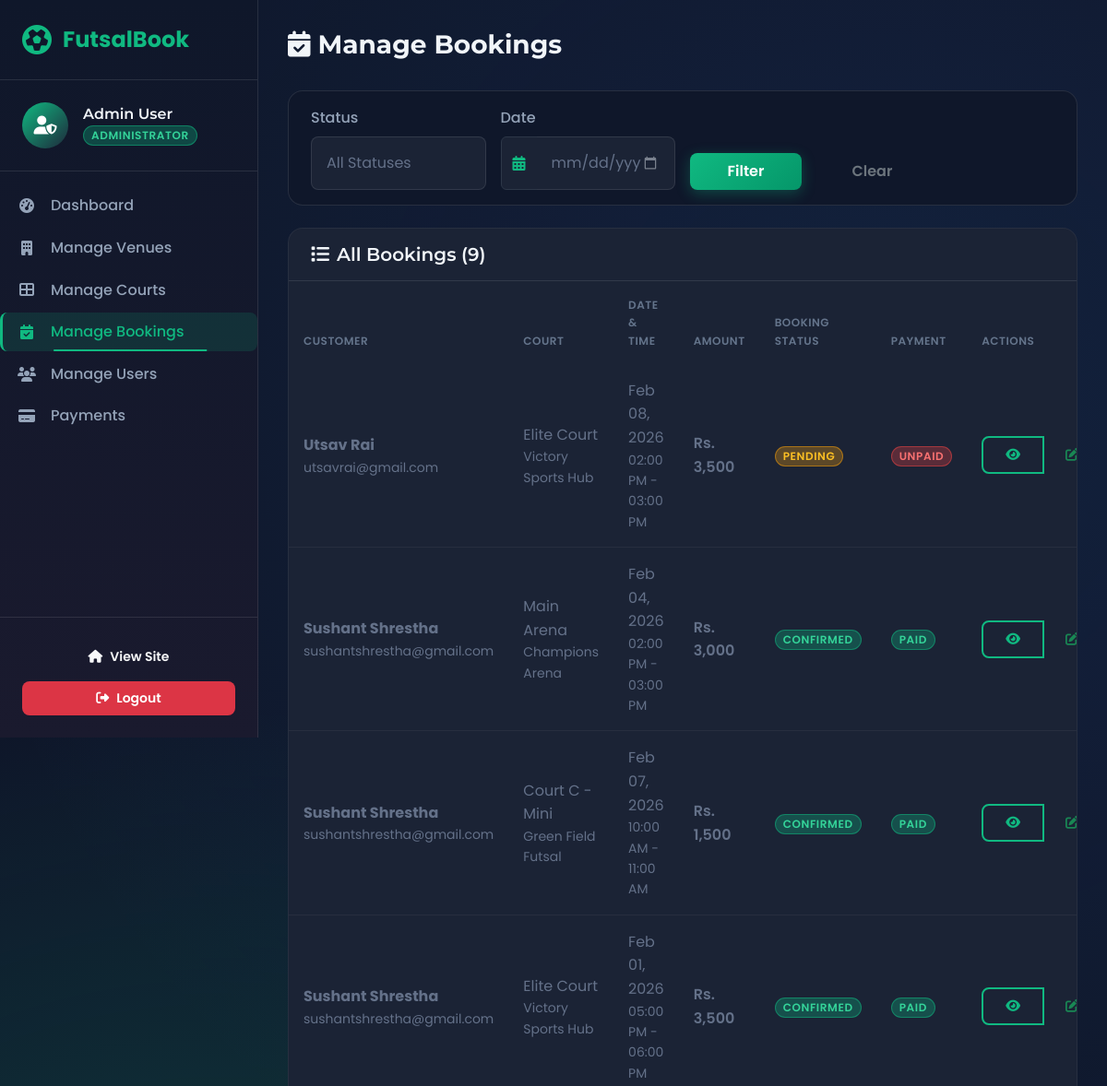
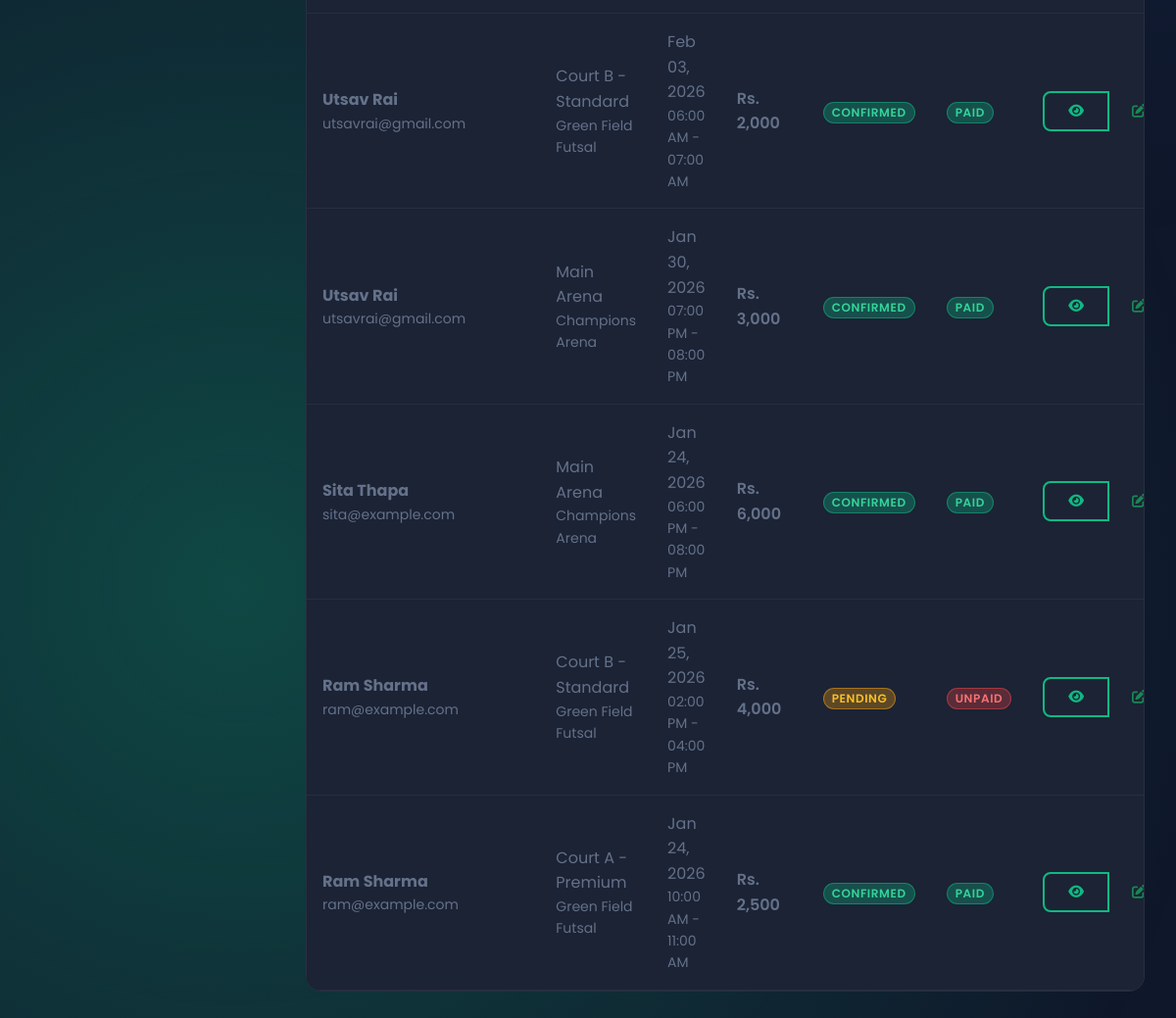
The page /admin/manage-bookings.php (signed in) on the database its author committed (2 pictures, top to bottom).
### tables this page shows
CREATE TABLE `bookings` (
  `booking_id` int(11) NOT NULL,
  `user_id` int(11) NOT NULL,
  `court_id` int(11) NOT NULL,
  `booking_date` date NOT NULL,
  `start_time` time NOT NULL,
  `end_time` time NOT NULL,
  `total_price` decimal(10,2) NOT NULL,
  `booking_status` enum('pending','confirmed','cancelled','completed') DEFAULT 'pending',
  `created_at` timestamp NOT NULL DEFAULT current_timestamp(),
  `updated_at` timestamp NOT NULL DEFAULT current_timestamp() ON UPDATE current_timestamp()
);

CREATE TABLE `users` (
  `user_id` int(11) NOT NULL,
  `first_name` varchar(50) NOT NULL,
  `last_name` varchar(50) NOT NULL,
  `email` varchar(100) NOT NULL,
  `password_hash` varchar(255) NOT NULL,
  `contact_number` varchar(20) DEFAULT NULL,
  `role` enum('admin','player') DEFAULT 'player',
  `created_at` timestamp NOT NULL DEFAULT current_timestamp(),
  `updated_at` timestamp NOT NULL DEFAULT current_timestamp() ON UPDATE current_timestamp()
);

CREATE TABLE `courts` (
  `court_id` int(11) NOT NULL,
  `futsal_id` int(11) NOT NULL,
  `court_name` varchar(100) NOT NULL,
  `surface_type` varchar(50) NOT NULL,
  `price_per_hour` decimal(10,2) NOT NULL,
  `status` enum('active','maintenance') DEFAULT 'active',
  `created_at` timestamp NOT NULL DEFAULT current_timestamp(),
  `updated_at` timestamp NOT NULL DEFAULT current_timestamp() ON UPDATE current_timestamp()
);

CREATE TABLE `futsals` (
  `futsal_id` int(11) NOT NULL,
  `futsal_name` varchar(100) NOT NULL,
  `address` varchar(255) NOT NULL,
  `city` varchar(100) NOT NULL,
  `contact_number` varchar(20) NOT NULL,
  `open_time` time NOT NULL,
  `close_time` time NOT NULL,
  `status` enum('active','maintenance') DEFAULT 'active',
  `created_at` timestamp NOT NULL DEFAULT current_timestamp(),
  `updated_at` timestamp NOT NULL DEFAULT current_timestamp() ON UPDATE current_timestamp()
);

CREATE TABLE `payments` (
  `payment_id` int(11) NOT NULL,
  `booking_id` int(11) NOT NULL,
  `amount` decimal(10,2) NOT NULL,
  `method` enum('cash','esewa','khalti','bank') NOT NULL,
  `payment_status` enum('unpaid','paid','refunded') DEFAULT 'unpaid',
  `paid_at` datetime DEFAULT NULL,
  `transaction_ref` varchar(100) DEFAULT NULL,
  `created_at` timestamp NOT NULL DEFAULT current_timestamp(),
  `updated_at` timestamp NOT NULL DEFAULT current_timestamp() ON UPDATE current_timestamp()
);

### includes/functions.php (called while the page is built, shortened)
<?php
function formatDate($date) {
    return date('M d, Y', strtotime($date));
}
function formatTime($time) {
    return date('h:i A', strtotime($time));
}
?>

### admin/manage-bookings.php (the view, shortened to what this page needs)
<?php
require_once '../config/database.php';
require_once '../includes/functions.php';
$dateFilter = $_GET['date'] ?? '';
$sql = "
    SELECT b.*, u.first_name, u.last_name, u.email, u.contact_number as user_phone,
           c.court_name, c.price_per_hour, f.futsal_name, f.city,
           p.payment_id, p.amount, p.method, p.payment_status, p.transaction_ref, p.paid_at
    FROM bookings b
    JOIN users u ON b.user_id = u.user_id
    JOIN courts c ON b.court_id = c.court_id
    JOIN futsals f ON c.futsal_id = f.futsal_id
    LEFT JOIN payments p ON b.booking_id = p.booking_id
    WHERE 1=1
";
$params = [];
$sql .= " ORDER BY b.created_at DESC";
$stmt = $pdo->prepare($sql);
$stmt->execute($params);
$bookings = $stmt->fetchAll();
?>
<!DOCTYPE html>
<html lang="en">
<head>
    <?php include '../includes/header.php'; ?>
    <link rel="stylesheet" href="../assets/css/manage-bookings.css">
</head>
<body>
    <?php include 'sidebar.php'; ?>
    <main class="admin-main">
        <div class="admin-header">
            <h1><i class="fas fa-calendar-check me-2"></i>Manage Bookings</h1>
        </div>
        <div class="admin-card mb-4">
            <div class="card-body py-3">
                <form method="GET" class="row g-3 align-items-end">
                    <div class="col-md-3">
                        <label class="form-label">Status</label>
                        <select class="form-select" name="status">
                            <option value="">All Statuses</option>
                        </select>
                    </div>
                    <div class="col-md-3">
                        <label class="form-label">Date</label>
                        <div class="input-group">
                            <span class="input-group-text bg-dark border-secondary">
                                <i class="fas fa-calendar-alt text-primary"></i>
                            </span>
                            <input type="date" class="form-control" name="date" value="<?php echo $dateFilter; ?>">
                        </div>
                    </div>
                    <div class="col-md-2">
                        <button type="submit" class="btn btn-primary w-100">Filter</button>
                    </div>
                    <div class="col-md-2">
                        <a href="manage-bookings.php" class="btn btn-outline-secondary w-100">Clear</a>
                    </div>
                </form>
            </div>
        </div>
        <div class="admin-card">
            <div class="card-header">
                <h5><i class="fas fa-list me-2"></i>All Bookings (<?php echo count($bookings); ?>)</h5>
            </div>
            <div class="table-responsive">
                <table class="table admin-table">
                    <thead>
                        <tr>
                            <th>Customer</th>
                            <th>Court</th>
                            <th>Date & Time</th>
                            <th>Amount</th>
                            <th>Booking Status</th>
                            <th>Payment</th>
                            <th>Actions</th>
                        </tr>
                    </thead>
                    <tbody>
                        <?php if (empty($bookings)): ?>
                        <tr>
                            <td colspan="7" class="text-center py-4 text-muted">No bookings found</td>
                        </tr>
                        <?php else: ?>
                        <?php foreach ($bookings as $booking): ?>
                        <tr>
                            <td>
                                <strong style="color: #647189;"><?php echo htmlspecialchars($booking['first_name'] . ' ' . $booking['last_name']); ?></strong>
                                <small style="color: #647189;" class="d-block"><?php echo htmlspecialchars($booking['email']); ?></small>
                            </td>
                            <td style="color: #647189;">
                                <?php echo htmlspecialchars($booking['court_name']); ?>
                                <small style="color: #647189;" class="d-block"><?php echo htmlspecialchars($booking['futsal_name']); ?></small>
                            </td>
                            <td style="color: #647189;">
                                <?php echo formatDate($booking['booking_date']); ?>
                                <small style="color: #647189;" class="d-block">
                                    <?php echo formatTime($booking['start_time']) . ' - ' . formatTime($booking['end_time']); ?>
                                </small>
                            </td>
                            <td style="color: #647189;" class="fw-semibold">Rs. <?php echo number_format($booking['total_price']); ?></td>
                            <td>
                                <?php
                                $statusClass = [
                                    'pending' => 'warning',
                                    'confirmed' => 'success',
                                    'cancelled' => 'danger',
                                    'completed' => 'info'
                                ];
                                ?>
                                <span class="badge bg-<?php echo $statusClass[$booking['booking_status']]; ?>">
                                    <?php echo ucfirst($booking['booking_status']); ?>
                                </span>
                            </td>
                            <td>
                                <?php
                                $paymentClass = [
                                    'unpaid' => 'danger',
                                    'paid' => 'success',
                                    'refunded' => 'secondary'
                                ];
                                ?>
                                <span class="badge bg-<?php echo $paymentClass[$booking['payment_status'] ?? 'unpaid']; ?>">
                                    <?php echo ucfirst($booking['payment_status'] ?? 'unpaid'); ?>
                                </span>
                            </td>
                            <td>
                                <div class="btn-group">
                                    <button type="button" class="btn btn-sm btn-outline-primary"
                                            onclick="viewBooking(<?php echo htmlspecialchars(json_encode($booking)); ?>)">
                                        <i class="fas fa-eye"></i>
                                    </button>
                                    <button type="button" class="btn btn-sm btn-outline-success"
                                            onclick="updateStatus(<?php echo $booking['booking_id']; ?>, '<?php echo $booking['booking_status']; ?>', '<?php echo $booking['booking_date']; ?>', '<?php echo $booking['end_time']; ?>', '<?php echo $booking['payment_status'] ?? 'unpaid'; ?>')">
                                        <i class="fas fa-edit"></i>
                                    </button>
                                </div>
                            </td>
                        </tr>
                        <?php endforeach; ?>
                        <?php endif; ?>
                    </tbody>
                </table>
            </div>
        </div>
    </main>
</body>
</html>

### assets/css/manage-bookings.css (style rules this page uses)
.admin-card { background: var(--bg-dark); border-radius: 16px; border: 1px solid rgba(255,255,255,0.1); overflow: hidden; }
.admin-card .card-header { background: rgba(255,255,255,0.05); padding: 1rem 1.5rem; border-bottom: 1px solid rgba(255,255,255,0.1); display: flex; justify-content: space-between; align-items: center; }
.admin-card .card-header h5 { margin: 0; color: var(--text-light); font-weight: 600; }
.admin-card .card-body { padding: 1.5rem; }
.admin-table { margin: 0; color: var(--text-light); background: #1B2335; }
.admin-table thead th { background: #1B2335; color: var(--text-muted); font-weight: 600; text-transform: uppercase; font-size: 0.75rem; letter-spacing: 0.5px; padding: 1rem; border: none; }
.admin-table tbody tr { background: #1B2335; }
.admin-table tbody td { padding: 1rem; border-color: rgba(255,255,255,0.05); vertical-align: middle; background: #1B2335; }
.form-select, .form-control { background: #1b2335; border: 1px solid rgba(255,255,255,0.1); color: #647189; }
.form-select option { background: #1b2335; color: #647189; }

### assets/css/sidebar.css (style rules this page uses)
.admin-main { margin-left: 280px; min-height: 100vh; padding: 2rem; background: var(--bg-darker); }
.admin-header { display: flex; justify-content: space-between; align-items: center; margin-bottom: 2rem; }
.admin-header h1 { font-size: 1.75rem; font-weight: 700; color: var(--text-light); margin: 0; }

### rows shown on the page
bookings: user.last_name "Utsav Rai", user.email "utsavrai@gmail.com", court.court_name "Elite Court", futsals.futsal_name "Victory Sports Hub", booking_date "Feb 08, 2026", start_time "02:00 PM", end_time "03:00 PM", total_price "3,500", booking_status "PENDING", payments.payment_status "UNPAID"
bookings: user.last_name "Sushant Shrestha", user.email "sushantshrestha@gmail.com", court.court_name "Main Arena", futsals.futsal_name "Champions Arena", booking_date "Feb 04, 2026", start_time "02:00 PM", end_time "03:00 PM", total_price "3,000", booking_status "CONFIRMED", payments.payment_status "PAID"
bookings: user.last_name "Sushant Shrestha", user.email "sushantshrestha@gmail.com", court.court_name "Court C - Mini", futsals.futsal_name "Green Field Futsal", booking_date "Feb 07, 2026", start_time "10:00 AM", end_time "11:00 AM", total_price "1,500", booking_status "CONFIRMED", payments.payment_status "PAID"
bookings: user.last_name "Sushant Shrestha", user.email "sushantshrestha@gmail.com", court.court_name "Elite Court", futsals.futsal_name "Victory Sports Hub", booking_date "Feb 01, 2026", start_time "05:00 PM", end_time "06:00 PM", total_price "3,500", booking_status "CONFIRMED", payments.payment_status "PAID"
bookings: user.last_name "Utsav Rai", user.email "utsavrai@gmail.com", court.court_name "Court B - Standard", futsals.futsal_name "Green Field Futsal", booking_date "Feb 03, 2026", start_time "06:00 AM", end_time "07:00 AM", total_price "2,000", booking_status "CONFIRMED", payments.payment_status "PAID"
bookings: user.last_name "Utsav Rai", user.email "utsavrai@gmail.com", court.court_name "Main Arena", futsals.futsal_name "Champions Arena", booking_date "Jan 30, 2026", start_time "07:00 PM", end_time "08:00 PM", total_price "3,000", booking_status "CONFIRMED", payments.payment_status "PAID"
bookings: user.last_name "Sita Thapa", user.email "sita@example.com", court.court_name "Main Arena", futsals.futsal_name "Champions Arena", booking_date "Jan 24, 2026", start_time "06:00 PM", end_time "08:00 PM", total_price "6,000", booking_status "CONFIRMED", payments.payment_status "PAID"
bookings: user.last_name "Ram Sharma", user.email "ram@example.com", court.court_name "Court B - Standard", futsals.futsal_name "Green Field Futsal", booking_date "Jan 25, 2026", start_time "02:00 PM", end_time "04:00 PM", total_price "4,000", booking_status "PENDING", payments.payment_status "UNPAID"
bookings: user.last_name "Ram Sharma", user.email "ram@example.com", court.court_name "Court A - Premium", futsals.futsal_name "Green Field Futsal", booking_date "Jan 24, 2026", start_time "10:00 AM", end_time "11:00 AM", total_price "2,500", booking_status "CONFIRMED", payments.payment_status "PAID"

### other values the page prints
$_SESSION['first_name'] . ' ' . $_SESSION['last_name'] "Admin User"
count($bookings) "9"
